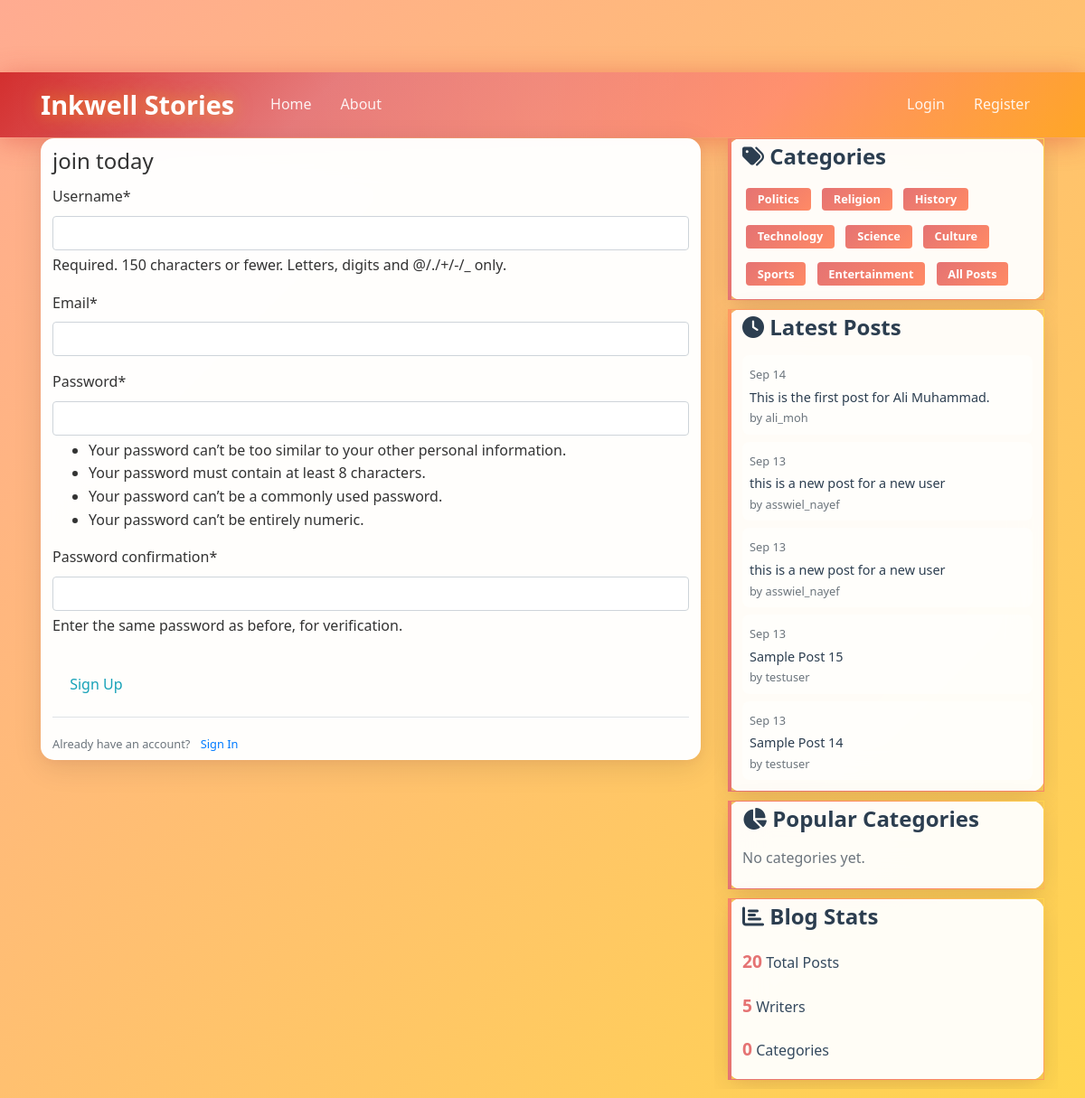
Before: /register/ with the older database file.
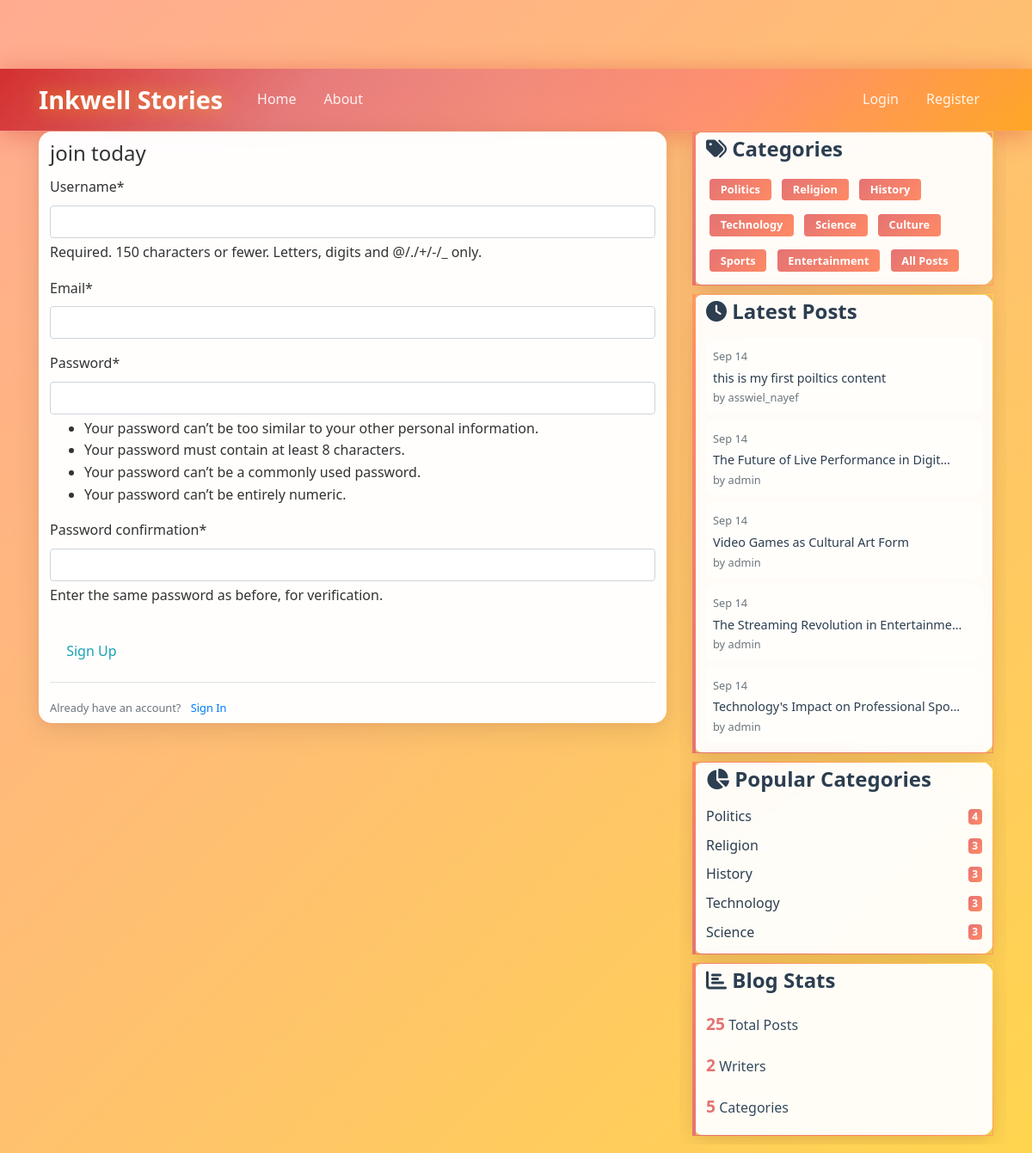
After: the same page with the newer database file.
### blog/models.py (models this page shows, shortened)
class Post(models.Model):
    CATEGORY_CHOICES = [
        ('politics', 'Politics'),
        ('religion', 'Religion'),
        ('history', 'History'),
        ('technology', 'Technology'),
        ('science', 'Science'),
        ('culture', 'Culture'),
        ('sports', 'Sports'),
        ('entertainment', 'Entertainment'),
        ('other', 'Something else'),
    ]
    title = models.CharField(max_length=100)
    content = models.TextField()
    category = models.CharField(max_length=20, choices=CATEGORY_CHOICES, default='other')
    custom_category = models.CharField(max_length=50, blank=True, null=True, help_text="Enter a custom category if 'Something else' is selected")
    date_posted = models.DateTimeField(default = timezone.now) #when the object is createsd we will assigne the current time to it
    author = models.ForeignKey(User, on_delete=models.CASCADE) # if user is deleted their posts will be delted as well

### users/views.py (the view)
# urls.py: path('register/',user_views.register, name="register"),
def register(request):
    if request.method =='POST':
        form = UserRegisterForm(request.POST)
        if form.is_valid():
            form.save()
            username = form.cleaned_data.get('username') # get the username
            messages.success(request, f'Your account has been created! you are now able to login in')
            return redirect('login')
    else:
        form = UserRegisterForm()
    return render(request, 'users/register.html',{'form':form})

### users/forms.py
class UserRegisterForm(UserCreationForm):
    email = forms.EmailField()
    class Meta:
        model = User
        fields = ['username','email', 'password1', 'password2']

### users/templates/users/register.html (shortened to what this page needs)
{% extends "blog/base.html" %}
{% load crispy_forms_tags %}
{% block content %}
<div class="content-section">
    <form method="POST">
        <fieldset class="form-group">
            <legend "border-buttom mb-4">join today</legend>
            {{ form | crispy }}
        </fieldset>
        <div class="form-group">
            <button class="btn btn-outline-info" type="submit">Sign Up</button>
        </div>
    </form>
    <div class="border-top pt-3">
        <small class="text-muted"> Already have an account? <a class="ml-2" href="{% url 'login' %}">Sign In</a></small>
    </div>
</div>
{% endblock content %}

### blog/templates/blog/base.html (shortened to what the changed rows need)
{% load static %}
<!DOCTYPE html>
<html>
<head>
    <link rel="stylesheet" href="https://maxcdn.bootstrapcdn.com/bootstrap/4.0.0/css/bootstrap.min.css">
    <link rel="stylesheet" href="https://cdnjs.cloudflare.com/ajax/libs/font-awesome/6.0.0/css/all.min.css">
    <link rel="stylesheet" type="text/css" href="{% static 'blog/main.css' %}">
</head>
<body>
    <main role="main" class="container">
      <div class="row">
        <div class="col-md-4">
          <div class="content-section mb-3">
            <div class="latest-posts">
              {% for post in latest_posts %}
              <div class="latest-post-item mb-2">
                <small class="text-muted">{{ post.date_posted|date:"M d" }}</small>
                <br>
                <a href="{% url 'post-detail' post.pk %}" class="latest-post-title">{{ post.title|truncatechars:40 }}</a>
                <small class="text-muted d-block">by {{ post.author.username }}</small>
              </div>
              {% empty %}
              <p class="text-muted">No posts yet.</p>
              {% endfor %}
            </div>
          </div>
          <div class="content-section mb-3">
            <div class="popular-categories">
              {% for category in popular_categories %}
              <div class="d-flex justify-content-between align-items-center mb-2">
                <span class="category-name">{{ category.name }}</span>
                <span class="badge badge-secondary">{{ category.count }}</span>
              </div>
              {% empty %}
              <p class="text-muted">No categories yet.</p>
              {% endfor %}
            </div>
          </div>
          <div class="content-section">
            <div class="blog-stats">
              <div class="stat-item mb-2">
                <strong>{{ total_posts }}</strong> Total Posts
              </div>
              <div class="stat-item mb-2">
                <strong>{{ total_users }}</strong> Writers
              </div>
              <div class="stat-item mb-2">
                <strong>{{ total_categories }}</strong> Categories
              </div>
            </div>
          </div>
        </div>
      </div>
    </main>
</body>
</html>

Changed rows visible on the page:
removed Post: date_posted "Sep 14", title "This is the first post for Ali Muhammad.", author.username "ali_moh"
removed Post: date_posted "Sep 13", title "this is a new post for a new user", author.username "asswiel_nayef"
removed Post: date_posted "Sep 13", title "this is a new post for a new user", author.username "asswiel_nayef"
removed Post: date_posted "Sep 13", title "Sample Post 15", author.username "testuser"
removed Post: date_posted "Sep 13", title "Sample Post 14", author.username "testuser"
added Post: date_posted "Sep 14", title "this is my first poiltics content", author.username "asswiel_nayef"
added Post: date_posted "Sep 14", title "The Future of Live Performance in Digit…", author.username "admin"
added Post: date_posted "Sep 14", title "Video Games as Cultural Art Form", author.username "admin"
added Post: date_posted "Sep 14", title "The Streaming Revolution in Entertainme…", author.username "admin"
added Post: date_posted "Sep 14", title "Technology's Impact on Professional Spo…", author.username "admin"
Other visible differences:
{{ total_posts }}: "20" → "25"
{{ total_users }}: "5" → "2"
{{ total_categories }}: "0" → "5"
new list line: "Politics 4"
new list line: "Religion 3"
new list line: "History 3"
new list line: "Technology 3"
new list line: "Science 3"
text no longer shown: "No categories yet."
